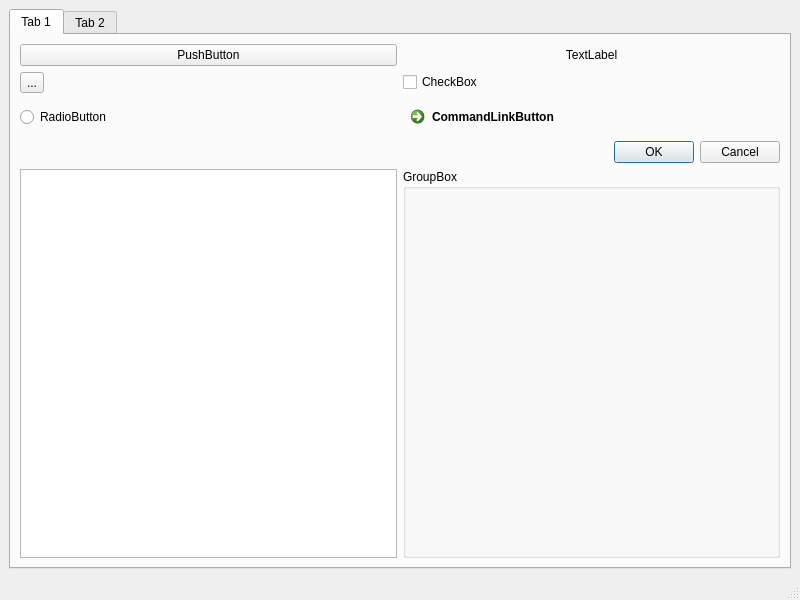
<?xml version="1.0" encoding="UTF-8"?>
<ui version="4.0">
 <class>MainWindow</class>
 <widget class="QMainWindow" name="MainWindow">
  <property name="geometry">
   <rect>
    <x>0</x>
    <y>0</y>
    <width>800</width>
    <height>600</height>
   </rect>
  </property>
  <property name="windowTitle">
   <string>MainWindow</string>
  </property>
  <widget class="QWidget" name="centralwidget">
   <layout class="QVBoxLayout" name="verticalLayout">
    <item>
     <widget class="QTabWidget" name="tabWidget">
      <property name="currentIndex">
       <number>0</number>
      </property>
      <widget class="QWidget" name="tab">
       <attribute name="title">
        <string>Tab 1</string>
       </attribute>
       <layout class="QGridLayout" name="gridLayout">
        <item row="4" column="0">
         <widget class="QPlainTextEdit" name="plainTextEdit"/>
        </item>
        <item row="1" column="0">
         <widget class="QToolButton" name="toolButton">
          <property name="text">
           <string>...</string>
          </property>
         </widget>
        </item>
        <item row="2" column="0">
         <widget class="QRadioButton" name="radioButton">
          <property name="text">
           <string>RadioButton</string>
          </property>
         </widget>
        </item>
        <item row="2" column="1">
         <widget class="QCommandLinkButton" name="commandLinkButton">
          <property name="text">
           <string>CommandLinkButton</string>
          </property>
         </widget>
        </item>
        <item row="0" column="0">
         <widget class="QPushButton" name="pushButton">
          <property name="text">
           <string>PushButton</string>
          </property>
         </widget>
        </item>
        <item row="1" column="1">
         <widget class="QCheckBox" name="checkBox">
          <property name="text">
           <string>CheckBox</string>
          </property>
         </widget>
        </item>
        <item row="3" column="1">
         <widget class="QDialogButtonBox" name="buttonBox">
          <property name="standardButtons">
           <set>QDialogButtonBox::Cancel|QDialogButtonBox::Ok</set>
          </property>
         </widget>
        </item>
        <item row="4" column="1">
         <widget class="QGroupBox" name="groupBox">
          <property name="title">
           <string>GroupBox</string>
          </property>
         </widget>
        </item>
        <item row="0" column="1">
         <widget class="QLabel" name="key_lb">
          <property name="text">
           <string>TextLabel</string>
          </property>
          <property name="alignment">
           <set>Qt::AlignCenter</set>
          </property>
         </widget>
        </item>
       </layout>
      </widget>
      <widget class="QWidget" name="tab_2">
       <attribute name="title">
        <string>Tab 2</string>
       </attribute>
       <layout class="QVBoxLayout" name="verticalLayout_3">
        <item>
         <widget class="QPlainTextEdit" name="plainTextEdit_2"/>
        </item>
       </layout>
      </widget>
     </widget>
    </item>
   </layout>
  </widget>
  <widget class="QMenuBar" name="menubar">
   <property name="geometry">
    <rect>
     <x>0</x>
     <y>0</y>
     <width>800</width>
     <height>24</height>
    </rect>
   </property>
  </widget>
  <widget class="QStatusBar" name="statusbar"/>
 </widget>
 <resources/>
 <connections/>
</ui>
